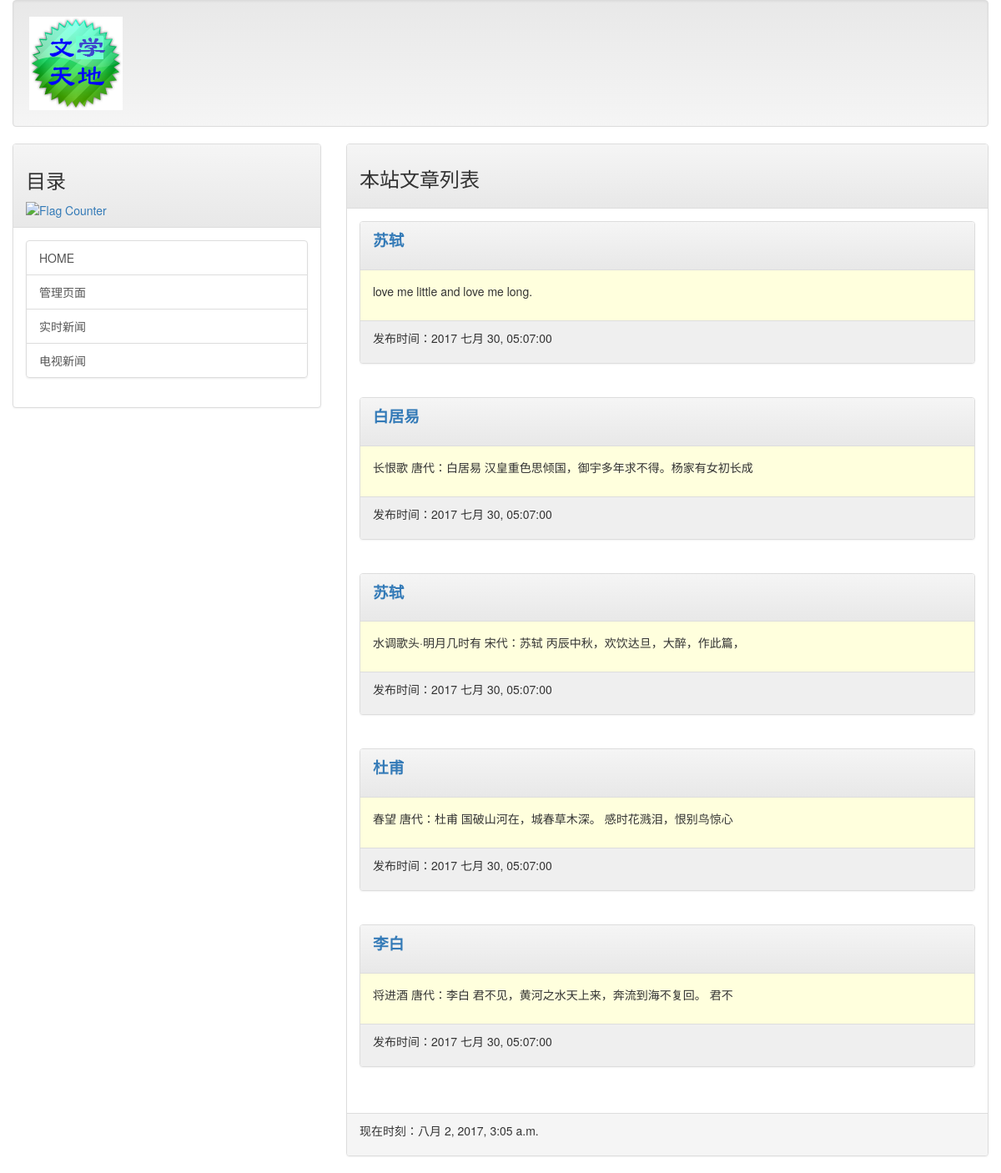
Before: / with the older database file.
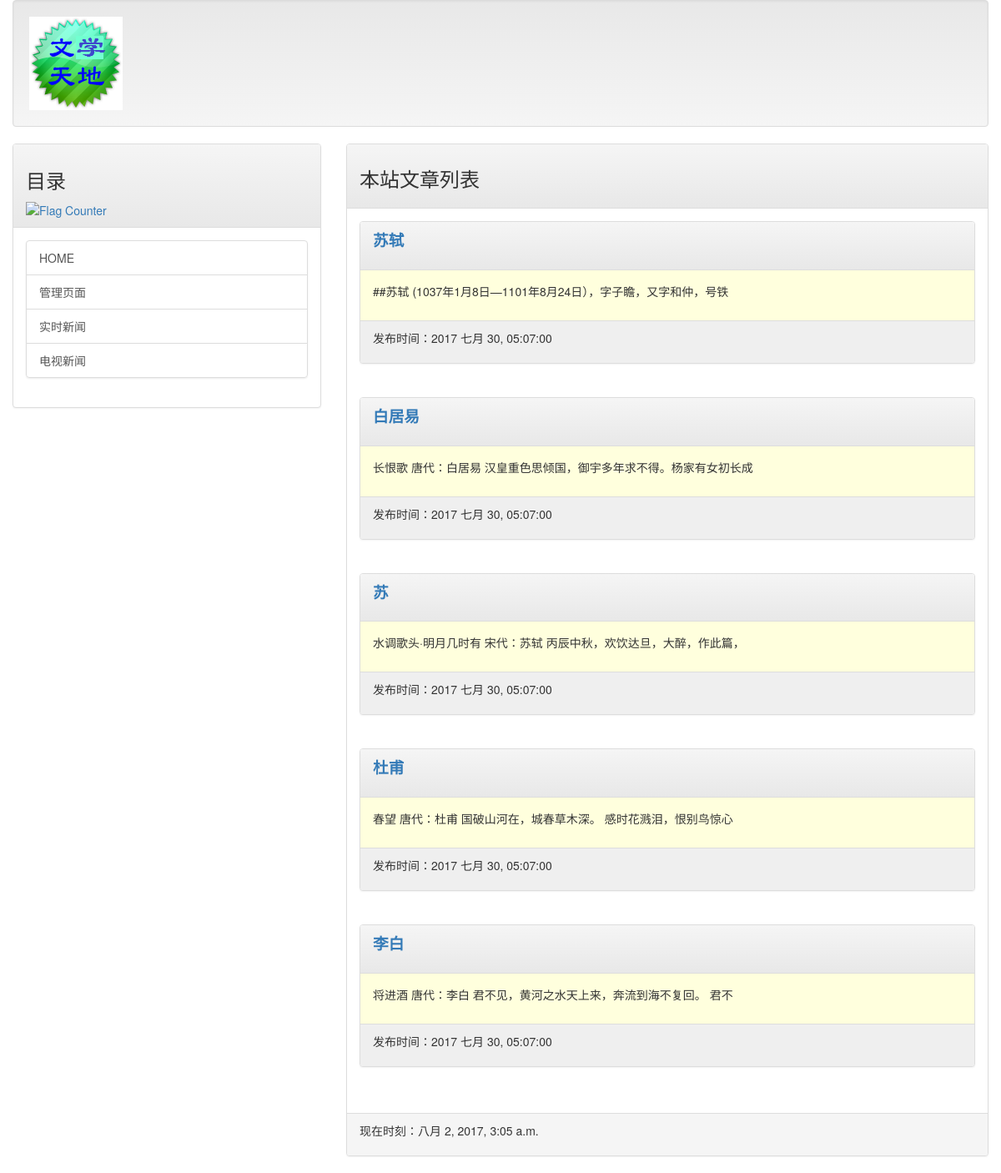
After: the same page with the newer database file.
### mainsite/models.py (models this page shows, shortened)
class Post(models.Model):
    title = models.CharField(max_length=200)
    slug = models.CharField(max_length=200)
    body = models.TextField()
    pub_date = models.DateTimeField(default=timezone.now)
    class Meta:
        ordering = ('-pub_date',)

### mainsite/views.py (the view)
# urls.py: url(r'^$',homepage),
def homepage(request):
    template = get_template('index.html')
    posts = Post.objects.all()
    now = datetime.now()
    html = template.render(locals())
    return HttpResponse(html)

### templates/index.html (shortened to what this page needs)
{% extends 'base.html' %}
{% block headmessage %}
    <h3 style='font-family:楷体;'>本站文章列表</a>
{% endblock %}
{% block content %}
    {% for post in posts %}
        <div class='panel panel-default'>
            <div class='panel-heading'>
                <p style='font-family:微软雅黑;font-size:14pt;font-weight:bold;'>
                    <a href='/post/{{post.slug}}'>{{ post.title }}</a>
                </p>
            </div>
            <div class='panel-body' style='background-color:#ffffdd'>
                <p>
                   {{ post.body | truncatechars:40 }}
                </p>
            </div>
            <div class='panel-footer'  style='background-color:#efefef'>
                <p>
                    发布时间：{{ post.pub_date | date:"Y M d, h:m:s"}}
                </p>
            </div>
        </div>
        <br>
    {% endfor %}
{% endblock %}

### templates/base.html (shortened to what this page needs)
<!DOCTYPE html>
{% load staticfiles %}
<html>
<head>
<link rel="stylesheet" href="https://maxcdn.bootstrapcdn.com/bootstrap/3.3.6/css/bootstrap.min.css">
<link rel="stylesheet" href="https://maxcdn.bootstrapcdn.com/bootstrap/3.3.6/css/bootstrap-theme.min.css">
</head>
<body>
    <div class='container-fluid'>
        {% include 'header.html' %}
        <div class='row'>
            <div class='col-sm-4 col-md-4'>
                <div class='panel panel-default'>
                    <div class='panel-heading'>
                        <h3>
                            目录
                        </h3>
                        <div>
                        <a href="http://info.flagcounter.com/kg0N"><img src="//s10.flagcounter.com/count2/kg0N/bg_FFFFFF/txt_000000/border_CCCCCC/columns_2/maxflags_12/viewers_0/labels_1/pageviews_1/flags_0/percent_0/" alt="Flag Counter" border="0"></a>
                        </div>
                    </div>
                    <div class='panel-body'>
                        <div class='list-group'>
                            <a href='/' class='list-group-item'>HOME</a>
                            <a href='/admin' class='list-group-item'>管理页面 </a>
                            <a href='http://tar.so/news' class='list-group-item'>实时新闻</a>
                            <a href='http://drho.tw/news' class='list-group-item'>电视新闻</a>
                        </div>
                    </div>
                </div>
            </div>
            <div class='col-sm-8 col-md-8'>
                <div class='panel panel-default'>
                    <div class='panel-heading'>
                        {% block headmessage %} {% endblock %}
                    </div>
                    <div class='panel-body'>
                        {% block content %} {% endblock %}
                    </div>
                    <div class='panel-footer'>
                        {% include 'footer.html' %}
                    </div>
                </div>
            </div>
        </div>
    </div>
</body>
</html>

### templates/header.html
{% load staticfiles %}
<div class='well'>
    <img src="{% static "images/logo.png" %}">
</div>

### templates/footer.html
{% block footer %}
    {% if now %}
    <p>现在时刻：{{ now }}</p>
    {% else %}
    <p>本文内容取自网络，如有侵权请来信通知下架...</p>
    {% endif %}
{% endblock %}

Changed rows visible on the page:
changed Post "苏轼": body "love me little and love me long." → "##苏轼 (1037年1月8日—1101年8月24日），字子瞻，又字和仲，号铁"
changed Post "水调歌头·明月几时有 宋代：苏轼 丙辰中秋，欢饮达旦，大醉，作此篇，": title "苏轼" → "苏"
